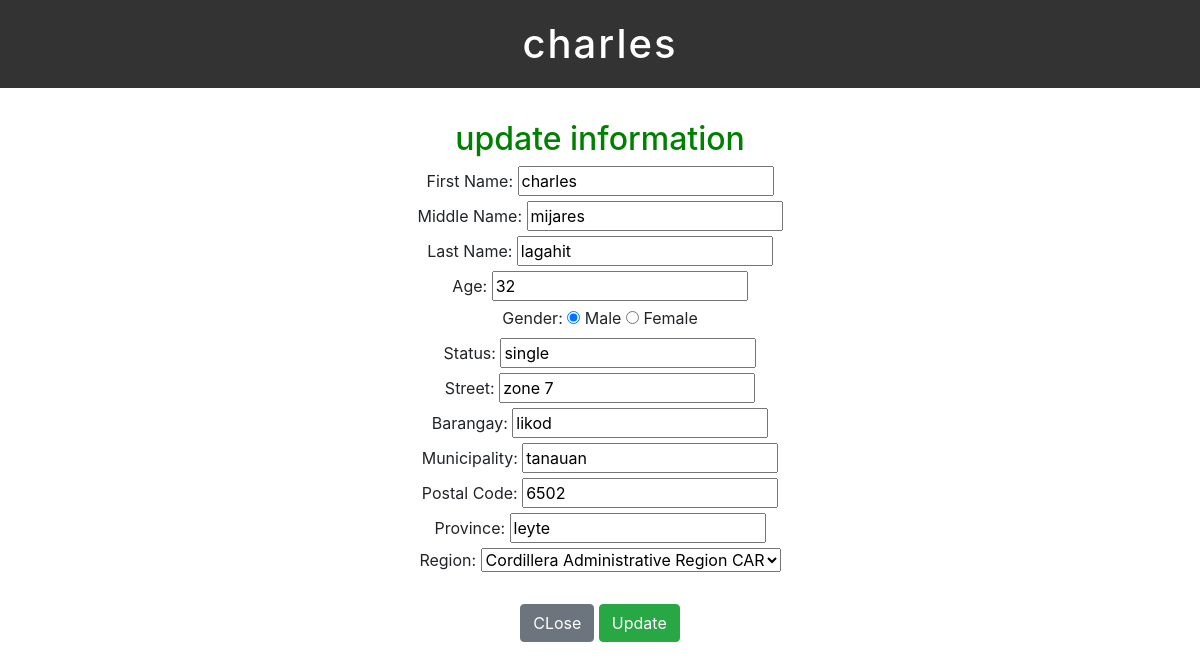
Screenshot of /update_page_.php?id=6 with the database file from the repository.
### tables this page shows
CREATE TABLE `person_info` (
  `id` int(100) NOT NULL,
  `first_name` varchar(100) NOT NULL,
  `middle_name` varchar(100) NOT NULL,
  `last_name` varchar(100) NOT NULL,
  `age` int(100) NOT NULL,
  `gender` varchar(100) NOT NULL,
  `status` varchar(100) NOT NULL,
  `street` varchar(50) NOT NULL,
  `barangay` varchar(50) NOT NULL,
  `municipality` varchar(50) NOT NULL,
  `postal_code` int(50) NOT NULL,
  `province` varchar(50) NOT NULL,
  `region` varchar(50) NOT NULL
);

### update_page_.php (the view, shortened to what this page needs)
<?php
include('header.php');
include 'db_conn.php';
if(isset($_GET['id'])){
    $id = $_GET['id'];
     $query = "select * FROM `person_info` WHERE `id`= '$id'";
     $result = mysqli_query($conn,$query);
         if(!$result){
                die("query failed" . mysqli_error());
            }
            else{
                $row = mysqli_fetch_assoc($result);
            }
}
?>
<br>
<h2 style="text-align:center;color:green;">update information</h2>
<form action="update_page_.php?id_new=<?php echo $id; ?>" method="POST">
      <div  style="text-align:center;">
        <label>First Name:</label>
        <input type="text" name="first_name" value="<?php echo $row['first_name'] ?>"><br>
        <label>Middle Name:</label>
        <input type="text"  name="middle_name" value="<?php echo $row['middle_name'] ?>"><br>
        <label>Last Name:</label>
        <input type="text"  name="last_name" value="<?php echo $row['last_name'] ?>"><br>
        <label>Age:</label>
        <input type="number"  name="age" value="<?php echo $row['age'] ?>"><br>
        <label>Gender:</label>
        <input type="radio" name="gender"  value="Male"
        <?php
         if($row['gender']== "Male"){
            echo "checked";
         }
         ?>
        > Male
        <input type="radio" name="gender"  value="Female"        <?php
         if($row['gender']== "Female"){
            echo "checked";
         }
         ?>> Female<br>
        <label>Status:</label>
        <input type="text" name="status" value="<?php echo $row['status'] ?>"><br>
        <label>Street:</label>
        <input type="text"  name="street" value="<?php echo $row['street'] ?>"><br>
        <label>Barangay:</label>
        <input type="text" name="barangay" value="<?php echo $row['barangay'] ?>"><br>
        <label>Municipality:</label>
        <input type="text"  name="municipality" value="<?php echo $row['municipality'] ?>"><br>
        <label>Postal Code:</label>
        <input type="text"  name="postal_code" value="<?php echo $row['postal_code'] ?>"><br>
        <label>Province:</label>
        <input type="text" name="province" value="<?php echo $row['province'] ?>"><br>
        <label>Region:</label>
        <select name="region"  style="width:300px;">
     <option value="CAR"<?php if($row['region'] == 'CAR'){ echo "selected";}  ?>>Cordillera Administrative Region CAR</option>
        </select><br><br>
      </div>
      <div style="text-align:center;">
       <a href="index.php" class="btn btn-secondary">CLose</a>
        <input type="submit" class="btn btn-success" name="update" value="Update">
      </div>
</form>
<?php  include('footer.php'); ?>

### rows the page displays
person_info: first_name "charles", middle_name "mijares", last_name "lagahit", age "32", gender "☑", status "single", street "zone 7", barangay "likod", municipality "tanauan", postal_code "6502", province "leyte", region "Cordillera Administrative Region CAR"
